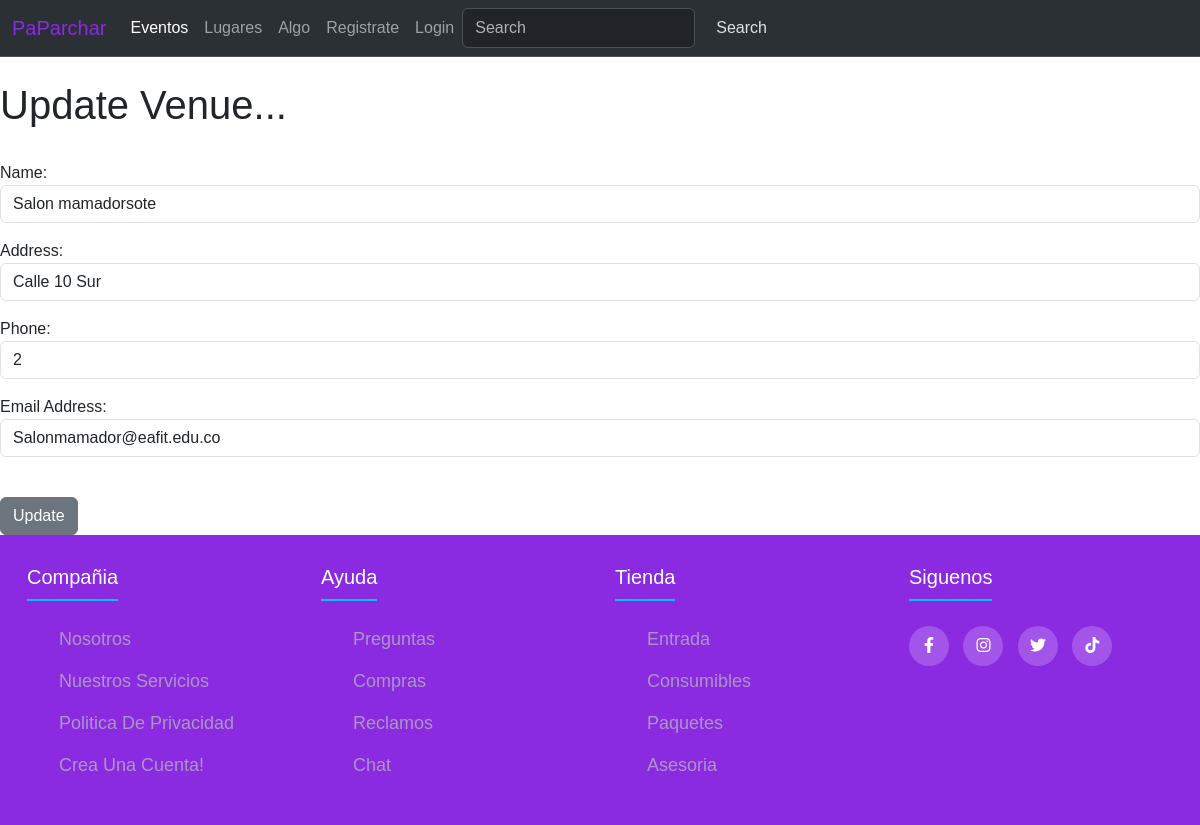
Screenshot of /update_venue/1 with the database file from the repository.
### eventos/models.py (models this page shows, shortened)
class Venue(models.Model):
    name = models.CharField(max_length=150)
    address = models.CharField(max_length=300)
    phone = models.IntegerField(validators=[MinValueValidator(0),MaxValueValidator(11)])
    email_address = models.CharField(max_length=250)

### eventos/views.py (the view)
# urls.py: path('update_venue/<venue_id>', eventoVista.update_venue, name='update_venue'),
def update_venue(request, venue_id):
	venue = Venue.objects.get(pk=venue_id)
	form = VenueForm(request.POST or None, request.FILES or None, instance=venue)
	if form.is_valid():
		form.save()
		return redirect('venue')
	return render(request, 'eventos/update_venue.html',
		{'venue': venue,
		'form':form})

### eventos/forms.py
class VenueForm(ModelForm):
    class Meta:
        model = Venue
        fields = ('name','address','phone','email_address')
        widgets = {'name':forms.TextInput(attrs={'class':'form-control','placeholder':'Nombre del lugar'}),
                  'address':forms.TextInput(attrs={'class':'form-control', 'placeholder':'Direccion'}),
                  'phone':forms.NumberInput(attrs={'class':'form-control', 'placeholder':'Numero de contacto'}),
                  'email_address':forms.TextInput(attrs={'class':'form-control', 'placeholder':'Correo electronico'})
                  }

### eventos/templates/eventos/update_venue.html (shortened to what this page needs)
{% extends 'eventos/base.html' %}
{% block content %}
	<h1>Update Venue...</h1>
	<br/>
	<form action="" method=POST enctype="multipart/form-data">
        {{ form.as_p }}
		<br/>
		<input type="submit" value="Update" class="btn btn-secondary">
{% endblock %}

### eventos/static/css/footer.css (style rules this page uses)
* { margin: 0; padding: 0; box-sizing: border-box; list-style: none; }
body { font-family: sans-serif; text-transform: capitalize; display: flex; flex-direction: column; min-height: 100vh; }

### rows the page displays
Venue: name "Salon mamadorsote", address "Calle 10 Sur", phone "2", email_address "Salonmamador@eafit.edu.co"
